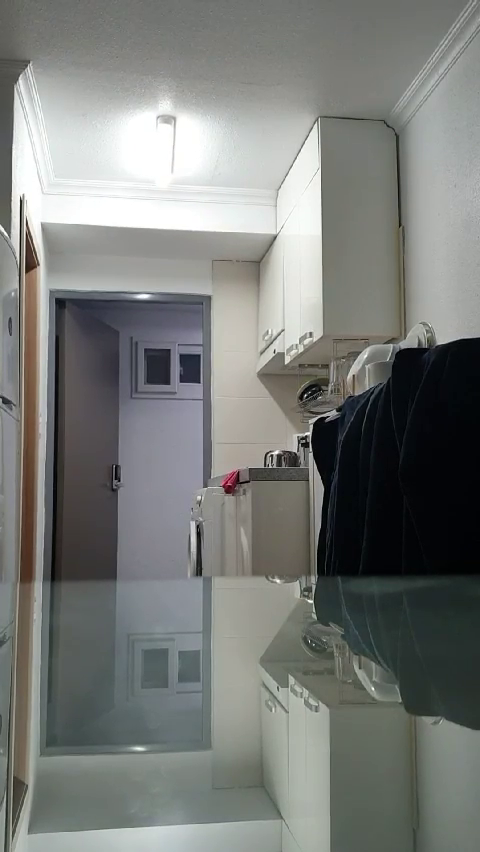
#> input picture frame 36 of KakaoTalk_Video_20200504_1952_13_790.mp4, 480 x 852 px
$ jupyter execute Safe_Team_Camera_Check_model.ipynb   (shell and % lines are left out)
#> lines starting #> are read from the running program, lines starting #| are printed output that depends on the picture
#> further down, frame is the input picture: shape (852, 480, 3); mean B, G, R 120.6, 123.7, 121.3
[cell 1]
import cv2
import numpy as np
import time
import datetime

cap = cv2.VideoCapture("C:\\Users\\newxe\\Downloads\\KakaoTalk_Video_20200504_1952_13_790.mp4")

new_x = 0
move_stop = 0
count = 0
record = False
r_start = True
start = False
start_time = time.time()
move = False
flag = 0
re = 0
x = 0

def Rotate(src, degrees):
#> called with degrees = 90
    if degrees == 90:
        dst = cv2.transpose(src)
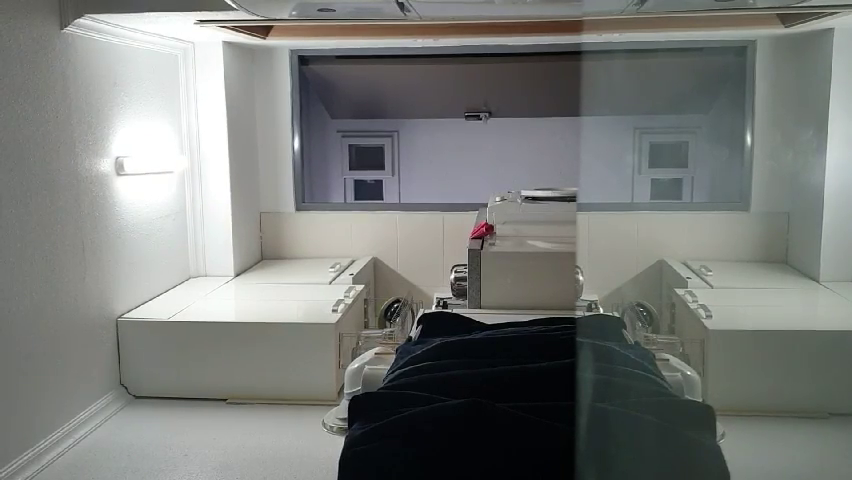
#> dst: shape (480, 852, 3); mean B, G, R 120.6, 123.7, 121.3
        dst = cv2.flip(dst, 1)
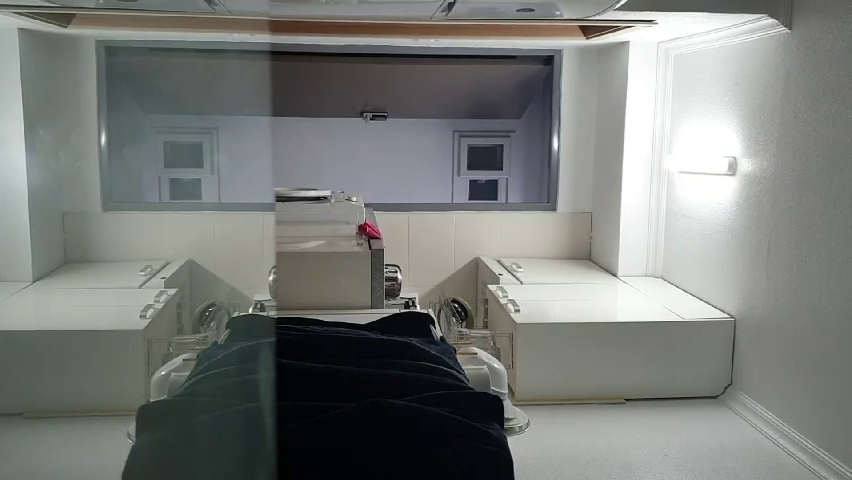
#> dst: shape (480, 852, 3); mean B, G, R 120.6, 123.7, 121.3

    elif degrees == 180:
        dst = cv2.flip(src, -1)

    elif degrees == 270:
        dst = cv2.transpose(src)
        dst = cv2.flip(dst, 0)
    else:
        dst = null
    return dst

fgbg = cv2.createBackgroundSubtractorMOG2(history=1, varThreshold=500)
fourcc = cv2.VideoWriter_fourcc(*'XVID')


while(1):
    ret, frame = cap.read()

    frame = Rotate(frame, 90)

    if ret == False:
        break

    width = frame.shape[1]
#> width = 852
    height = frame.shape[0]
#> height = 480
    frame = cv2.resize(frame, (int(width*0.5), int(height*0.5)))
#> frame: shape (240, 426, 3)

    fgmask = fgbg.apply(frame)
#> fgmask: shape (240, 426); every value is 127

    nlabels, labels, stats, centroids = cv2.connectedComponentsWithStats(fgmask)
#> labels: shape (240, 426) int32; every value is 1
#> nlabels = 2; stats = [[-1, 2147483647, 0, 0, 0], [0, 0, 426, 240, 102240]]; centroids = [[nan, nan], [212.5, 119.5]]

    result_time = time.time() - start_time
    str = "time : %d"%result_time
    cv2.putText(frame, str, (0, 10), cv2.FONT_HERSHEY_PLAIN, 1, (0, 0, 255))
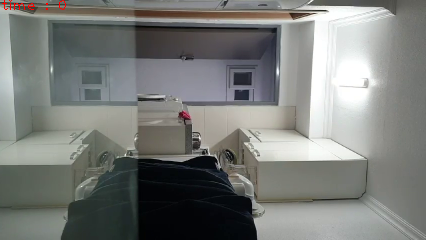
#> frame: shape (240, 426, 3); mean B, G, R 120.7, 123.7, 121.6

    for index, centroid in enumerate(centroids):
        if stats[index][0] == 0 and stats[index][1] == 0:
            continue
        if np.any(np.isnan(centroid)):
            continue


        x, y, width, height, area = stats[index]
        centerX, centerY = int(centroid[0]), int(centroid[1])

        if area > 10:
            flag = 1
#> this loop made 2 passes

    if new_x == x:
        count += 1
    else:
        count = 0

    new_x = x

    if count > 100:
        move_stop = 1

    cv2.imshow('mask',fgmask)
    cv2.imshow('frame',frame)

    k = cv2.waitKey(30) & 0xff
#> (key Esc is pressed here)
    if k == 27:
        break

    elif move_stop == 1 and r_start == True:
        r_start = False
        start = True
        move_stop = 0
        record = True
        video = cv2.VideoWriter("C:\\Users\\newxe\\Downloads\\비디오 고정확인! 녹화시작" + ".avi", fourcc, 20.0, (frame.shape[1], frame.shape[0]))
        print('움직임 멈춤!! 비디오 고정확인!! 녹화시작')
    elif result_time >= 5.0 and start == False and flag == 0:
        r_start = False
        record = True
        video = cv2.VideoWriter("C:\\Users\\newxe\\Downloads\\5초 경과 녹화시작" + ".avi", fourcc, 20.0, (frame.shape[1], frame.shape[0]))
        print('5초 경과!! 움직임 없음!! 비디오 고정으로 판단!! 녹화시작!!')
        start = True


    if record == True:
        video.write(frame)

cap.release()
cv2.destroyAllWindows()

$ run again, starting later in the video
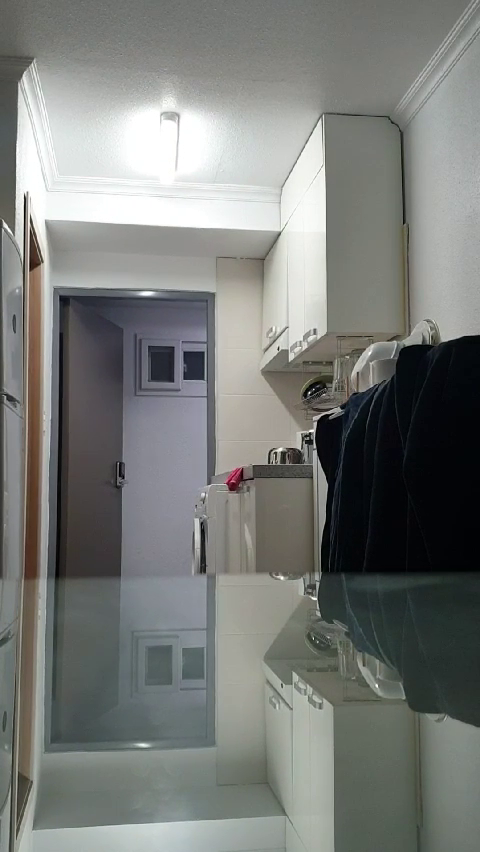
#> input picture frame 162 of KakaoTalk_Video_20200504_1952_13_790.mp4, 480 x 852 px
#> frame is the input picture: shape (852, 480, 3); mean B, G, R 120.6, 123.7, 121.3
#> in Rotate, `dst = cv2.flip(dst, 1)`:
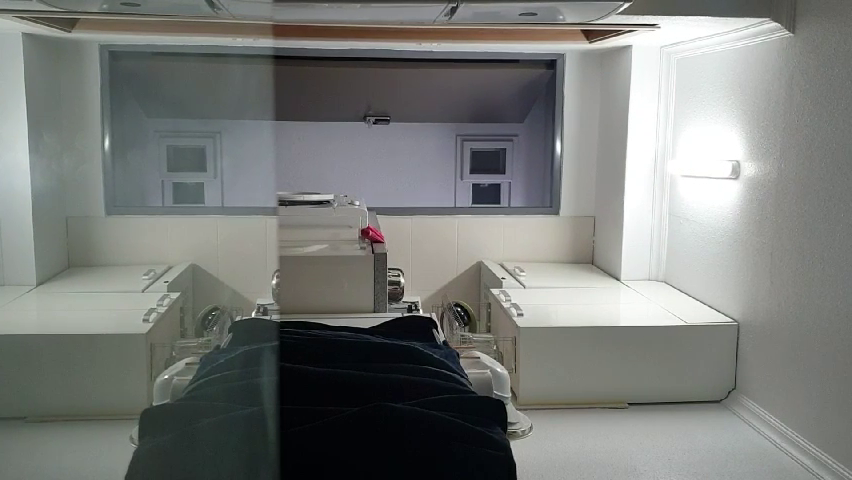
#> dst: shape (480, 852, 3); mean B, G, R 120.6, 123.7, 121.3
#> fgmask: shape (240, 426); every value is 127
#> labels: shape (240, 426) int32; every value is 1
#> nlabels = 2; stats = [[-1, 2147483647, 0, 0, 0], [0, 0, 426, 240, 102240]]; centroids = [[nan, nan], [212.5, 119.5]]
#> `cv2.putText(frame, str, (0, 10), cv2.FONT_HERSHEY_PLAIN, 1, (0, 0, 255))`:
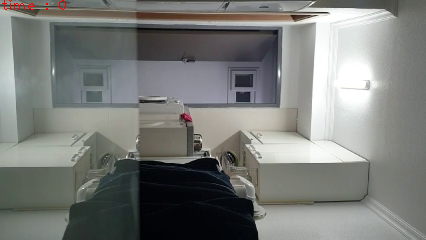
#> frame: shape (240, 426, 3); mean B, G, R 120.6, 123.7, 121.6
#> the loop `for index, centroid in enumerate(centroids):` made 2 passes

$ run again, starting later in the video
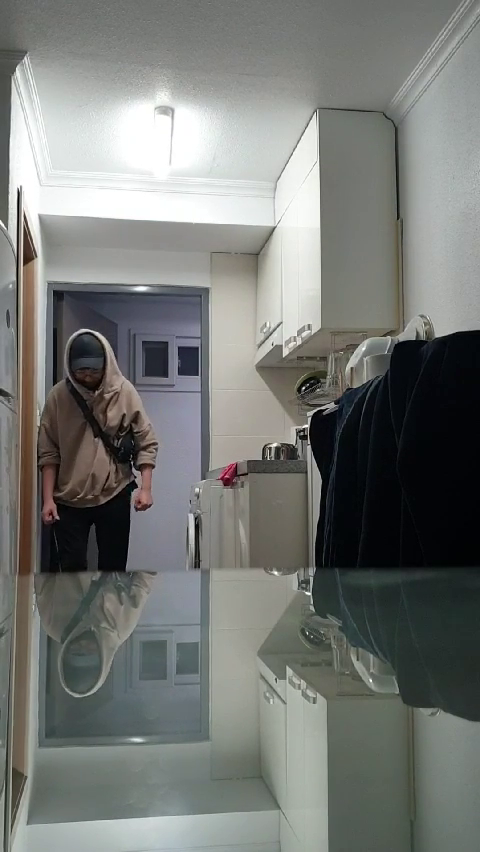
#> input picture frame 288 of KakaoTalk_Video_20200504_1952_13_790.mp4, 480 x 852 px
#> frame is the input picture: shape (852, 480, 3); mean B, G, R 117.4, 120.6, 118.2
#> in Rotate, `dst = cv2.transpose(src)`:
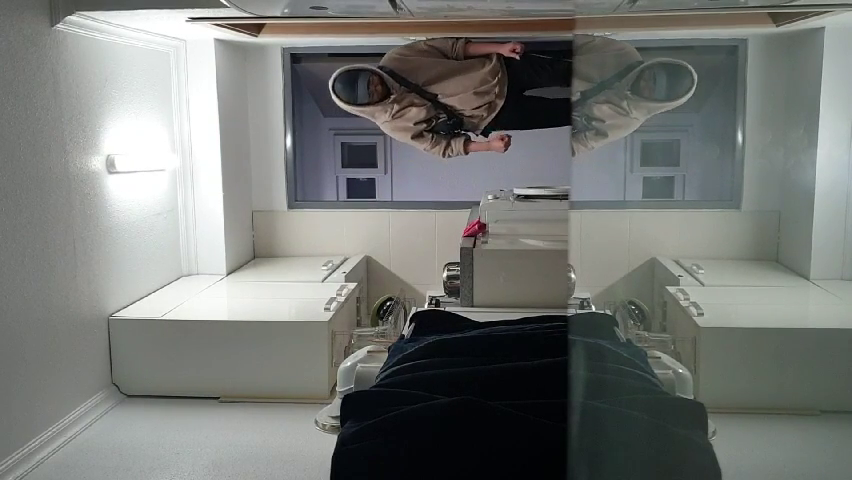
#> dst: shape (480, 852, 3); mean B, G, R 117.4, 120.6, 118.2
#> fgmask: shape (240, 426); every value is 127
#> labels: shape (240, 426) int32; every value is 1
#> nlabels = 2; stats = [[-1, 2147483647, 0, 0, 0], [0, 0, 426, 240, 102240]]; centroids = [[nan, nan], [212.5, 119.5]]
#> `cv2.putText(frame, str, (0, 10), cv2.FONT_HERSHEY_PLAIN, 1, (0, 0, 255))`:
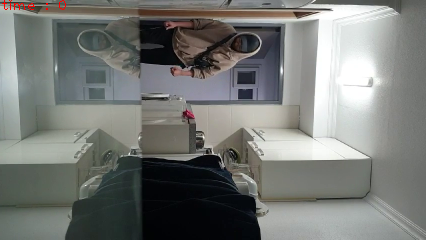
#> frame: shape (240, 426, 3); mean B, G, R 117.4, 120.6, 118.5
#> the loop `for index, centroid in enumerate(centroids):` made 2 passes
